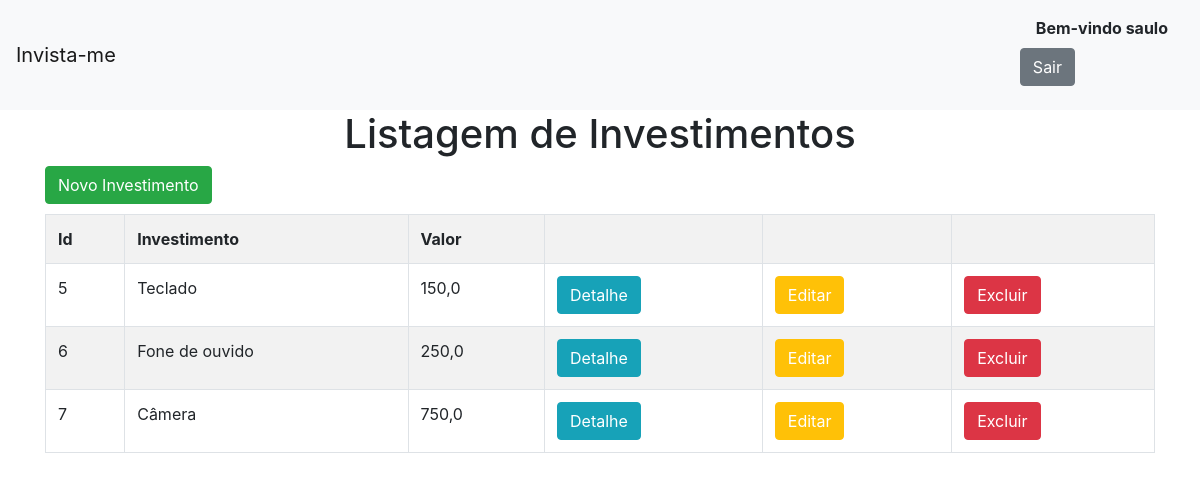
The app's page / (signed in) with its own data.
### invista_me/models.py (models this page shows)
class Investimento(models.Model):
  investimento = models.TextField(max_length=255)
  valor = models.FloatField()
  pago = models.BooleanField(default=False)
  data = models.DateField(default=datetime.now)

### invista_me/views.py (the view)
# urls.py: path('', views.investimentos, name='investimentos'),
def investimentos(request):
  dados = {
    'dados': Investimento.objects.all()
  }
  return render(request, 'investimentos/investimentos.html', context=dados)

### invista_me/templates/investimentos/investimentos.html
{% extends 'investimentos/base.html' %} {% block conteudo %}
<h1 style="text-align: center">Listagem de Investimentos</h1>
<div class="container">
  <button class="btn btn-success" style="margin-bottom: 10px">
    <a style="color: white" href="{% url 'novo_investimento' %}"
      >Novo Investimento</a
    >
  </button>
  <table class="table table-striped table-bordered">
    <tr>
      <th>Id</th>
      <th>Investimento</th>
      <th>Valor</th>
      <th></th>
      <th></th>
      <th></th>
    </tr>
    {% for dado in dados %}
    <tr>
      <td>{{dado.id}}</td>
      <td>{{dado.investimento}}</td>
      <td>{{dado.valor}}</td>
      <td>
        <button class="btn btn-info">
          <a style="color: white" href="{% url 'detalhe' dado.id %}">Detalhe</a>
        </button>
      </td>
      <td>
        <button class="btn btn-warning">
          <a style="color: white" href="{% url 'editar' dado.id %}">Editar</a>
        </button>
      </td>
      <td>
        <button class="btn btn-danger">
          <a style="color: white" href="{% url 'excluir' dado.id %}">Excluir</a>
        </button>
      </td>
    </tr>
    {% endfor %}
  </table>
</div>
{% endblock %}

### invista_me/templates/investimentos/base.html (shortened to what this page needs)
<!DOCTYPE html>
<html lang="en">
  <head>
    <link
      rel="stylesheet"
      href="https://cdn.jsdelivr.net/npm/bootstrap@4.6.2/dist/css/bootstrap.min.css"
    />
  </head>
  <body>
    <nav class="navbar navbar-light bg-light">
      <a class="navbar-brand" href="{% url 'investimentos' %}">Invista-me</a>
      <ul style="list-style: none">
        {% if user.is_authenticated %}
        <li style="float: left">
          <strong class="nav-item nav-link">Bem-vindo {{user.get_username}}</strong>
        </li>
        <form method="POST" action="{% url 'logout' %}">
          <button class="btn btn-secondary" type="submit">Sair</button>
        </form>
        {% endif %}
      </ul>
    </nav>
     {% block conteudo %} {% endblock %}
  </body>
</html>

### records on screen
Investimento: id "5", investimento "Teclado", valor "150,0"
Investimento: id "6", investimento "Fone de ouvido", valor "250,0"
Investimento: id "7", investimento "Câmera", valor "750,0"

### other values on screen
{{ user.get_username }} "saulo"
